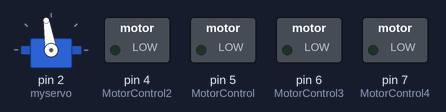
Recording of a sketch running on a simulated Arduino Uno, built with avr-gcc and run on an emulated ATmega328P. On the bench: servo, switched loads named in the sketch (green lamp = pin HIGH).

Above: at 0.15 s.
At 5.36 s:
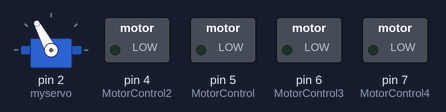
At 8.41 s:
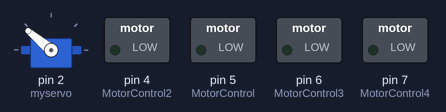
At 16.64 s:
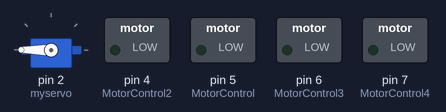
At 23.96 s:
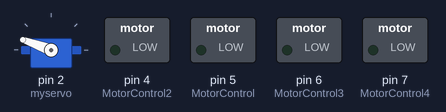
At 33.3 s:
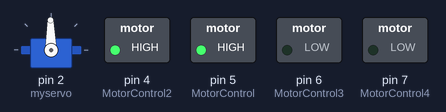
Timing chart, 0 to 40.0 s (numbered marks = the images above):
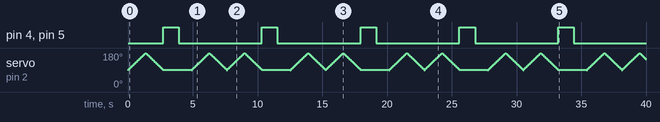

Measured:
- by itself, pin 4 (MotorControl2), pin 5 (MotorControl): alternates HIGH for 1.2 s and LOW for 6.4 s

The sketch:

relayWAVE.ino
```cpp
#include <Servo.h>

Servo myservo;
int MotorControl = 5;
int MotorControl2 = 4;
int MotorControl3 = 6;
int MotorControl4 = 7;
int pos = 0;

void setup()  {
  pinMode(MotorControl, OUTPUT);
  pinMode(MotorControl2, OUTPUT);
  pinMode(MotorControl3, OUTPUT);
  pinMode(MotorControl4, OUTPUT);
  myservo.attach(2);
}

void loop()
{
  wave();
  run();
  wave();


}


int wave()
{
  for(pos = 90; pos < 180; pos += 1)  // goes from 0 degrees to 180 degrees
  {                                  // in steps of 1 degree
    myservo.write(pos);              // tell servo to go to position in variable 'pos'
    delay(15);                       // waits 15ms for the servo to reach the position
  }
  for(pos = 180; pos>=91; pos-=1)     // goes from 180 degrees to 0 degrees
  {
    myservo.write(pos);              // tell servo to go to position in variable 'pos'
    delay(15);                       // waits 15ms for the servo to reach the position
  }
}

int run()
{
  digitalWrite(MotorControl,HIGH);
  digitalWrite(MotorControl2,HIGH);
  delay(1200);
  digitalWrite(MotorControl,LOW);
  digitalWrite(MotorControl2,LOW);
  delay(1000);
}
```
